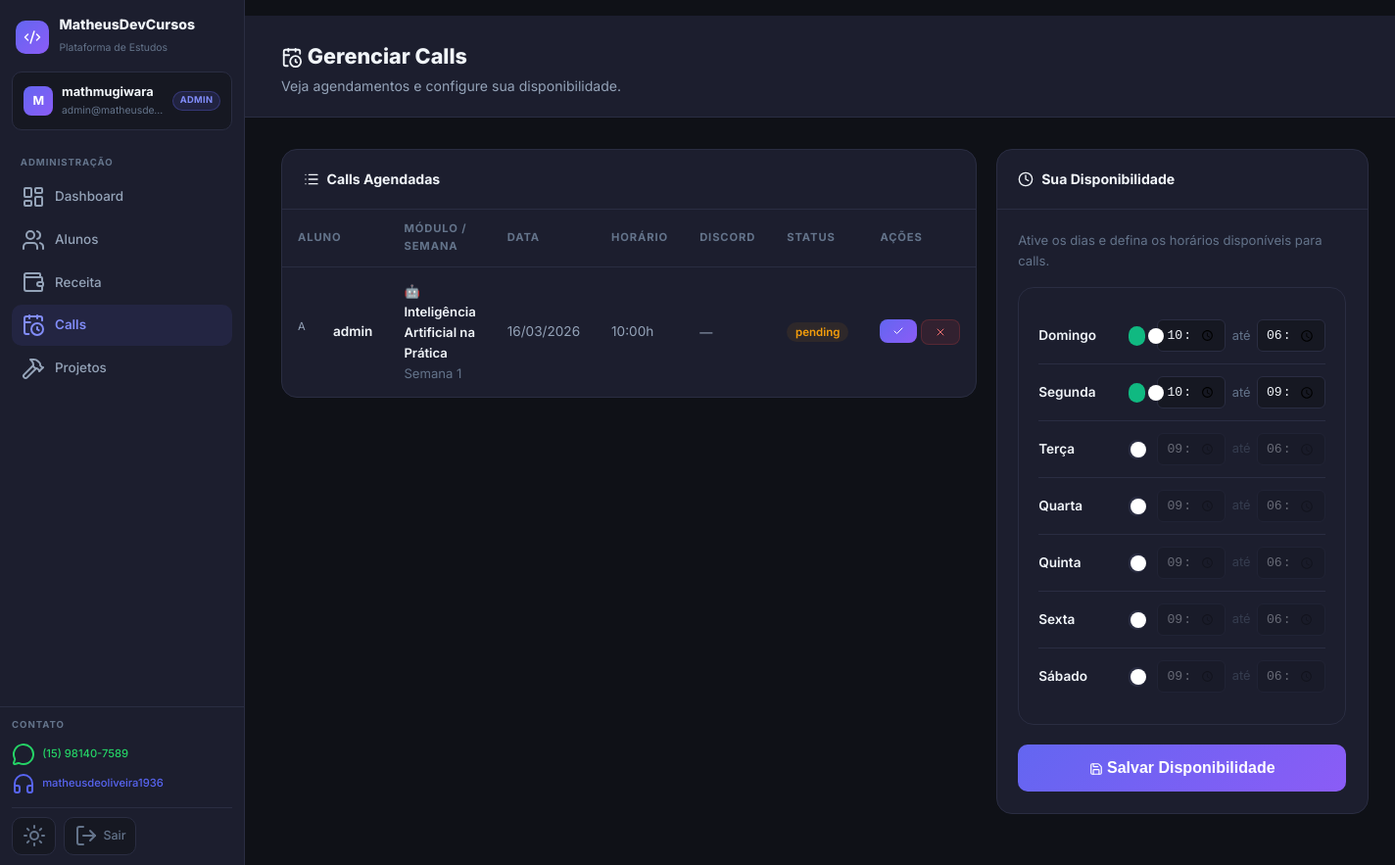
The page /admin/calls (signed in) on the database its author committed.
### app.py (models this page shows)
class User(UserMixin, db.Model):
    id = db.Column(db.Integer, primary_key=True)
    username = db.Column(db.String(80), unique=True, nullable=False)
    email = db.Column(db.String(120), unique=True, nullable=True)
    password_hash = db.Column(db.String(200), nullable=False)
    role = db.Column(db.String(20), default='student')
    created_at = db.Column(db.DateTime, default=datetime.utcnow)
    is_active_user = db.Column(db.Boolean, default=True)
    modules = db.relationship('UserModule', backref='user', lazy=True, cascade='all, delete-orphan')
    progress = db.relationship('LessonProgress', backref='user', lazy=True, cascade='all, delete-orphan')
    submissions = db.relationship('ExerciseSubmission', backref='user', lazy=True, cascade='all, delete-orphan')

class CallSchedule(db.Model):
    id = db.Column(db.Integer, primary_key=True)
    user_id = db.Column(db.Integer, db.ForeignKey('user.id'), nullable=False)
    module_id = db.Column(db.Integer, db.ForeignKey('module.id'), nullable=True)
    week_number = db.Column(db.Integer, nullable=True)
    scheduled_date = db.Column(db.Date, nullable=False)
    scheduled_time = db.Column(db.String(5), nullable=False)
    status = db.Column(db.String(20), default='pending')
    discord_username = db.Column(db.String(100))
    notes = db.Column(db.Text)
    created_at = db.Column(db.DateTime, default=datetime.utcnow)
    user_rel = db.relationship('User', backref='calls')
    module_rel = db.relationship('Module', backref='call_schedules')

class Module(db.Model):
    id = db.Column(db.Integer, primary_key=True)
    name = db.Column(db.String(200), nullable=False)
    short_name = db.Column(db.String(80))
    description = db.Column(db.Text)
    price = db.Column(db.Float, default=0.0)
    duration = db.Column(db.String(100))
    level = db.Column(db.String(50))
    color = db.Column(db.String(20), default='purple')
    icon = db.Column(db.String(10), default='🐍')
    is_active = db.Column(db.Boolean, default=True)
    lessons = db.relationship('Lesson', backref='module', lazy=True, order_by='Lesson.order')
    users = db.relationship('UserModule', backref='module', lazy=True)

class CallAvailability(db.Model):
    id = db.Column(db.Integer, primary_key=True)
    day_of_week = db.Column(db.Integer, nullable=False)
    start_time = db.Column(db.String(5), nullable=False)
    end_time = db.Column(db.String(5), nullable=False)
    is_active = db.Column(db.Boolean, default=True)

### app.py (the view)
@app.route('/admin/calls')
@admin_required
def admin_calls():
    calls = CallSchedule.query.order_by(CallSchedule.scheduled_date.desc()).all()
    availability = CallAvailability.query.order_by(CallAvailability.day_of_week).all()
    return render_template('admin/calls.html', calls=calls, availability=availability)

### app.py (called while the page is built)
@login_manager.user_loader
def load_user(user_id):
    return User.query.get(int(user_id))

def admin_required(f):
    @wraps(f)
    def decorated(*args, **kwargs):
        if not current_user.is_authenticated or current_user.role != 'admin':
            return redirect(url_for('login'))
        return f(*args, **kwargs)
    return decorated

### templates/admin/calls.html (shortened to what this page needs)
{% extends "base.html" %}
{% block content %}
<div class="page-header">
  <div class="page-header-inner" style="display:flex; align-items:center; justify-content:space-between;">
    <div>
      <h1><i data-lucide="calendar-clock" style="width:22px;height:22px;display:inline;vertical-align:middle;"></i> Gerenciar Calls</h1>
      <p>Veja agendamentos e configure sua disponibilidade.</p>
    </div>
  </div>
</div>
<div class="page-body">
<div class="page-body-inner">
  <div style="display:grid; grid-template-columns:1fr 380px; gap:1.25rem; align-items:start;">
    <div class="section-card">
      <div class="section-card-header">
        <i data-lucide="list" style="width:16px;height:16px;"></i> Calls Agendadas
      </div>
      <div>
        {% if calls %}
          <table class="data-table">
            <thead>
              <tr>
                <th>Aluno</th>
                <th>Módulo / Semana</th>
                <th>Data</th>
                <th>Horário</th>
                <th>Discord</th>
                <th>Status</th>
                <th>Ações</th>
              </tr>
            </thead>
            <tbody>
              {% for call in calls %}
                <tr>
                  <td>
                    <div style="display:flex;align-items:center;gap:0.5rem;">
                      <div class="user-avatar" style="width:28px;height:28px;font-size:0.7rem;border-radius:6px;">{{ call.user_rel.username[0].upper() }}</div>
                      <span style="font-weight:600;color:var(--text);">{{ call.user_rel.username }}</span>
                    </div>
                  </td>
                  <td style="font-size:0.82rem;">
                    {% if call.module_rel %}
                      <div style="font-weight:600;color:var(--text);">{{ call.module_rel.icon }} {{ call.module_rel.name }}</div>
                      {% if call.week_number %}<div style="color:var(--text3);">Semana {{ call.week_number }}</div>{% endif %}
                    {% else %}
                      <span style="color:var(--text3);">—</span>
                    {% endif %}
                  </td>
                  <td>{{ call.scheduled_date.strftime('%d/%m/%Y') }}</td>
                  <td>{{ call.scheduled_time }}h</td>
                  <td style="font-size:0.82rem;">{{ call.discord_username or '—' }}</td>
                  <td>
                    <span class="call-status {{ call.status }}">{{ call.status }}</span>
                  </td>
                  <td>
                    <div style="display:flex;gap:0.25rem;">
                      {% if call.status == 'pending' %}
                        <form method="POST" action="{{ url_for('admin_update_call_status') }}" style="display:inline;">
                          <button type="submit" class="btn-sm primary" title="Confirmar">
                            <i data-lucide="check" style="width:12px;height:12px;"></i>
                          </button>
                        </form>
                        <form method="POST" action="{{ url_for('admin_update_call_status') }}" style="display:inline;">
                          <button type="submit" class="btn-sm danger" title="Cancelar">
                            <i data-lucide="x" style="width:12px;height:12px;"></i>
                          </button>
                        </form>
                      {% endif %}
                    </div>
                  </td>
                </tr>
              {% endfor %}
            </tbody>
          </table>
        {% else %}
          <div class="empty-state" style="padding:2rem;">
            <i data-lucide="calendar-x" style="width:32px;height:32px;margin-bottom:0.5rem;"></i>
            <p>Nenhuma call agendada.</p>
          </div>
        {% endif %}
      </div>
    </div>
    <div class="section-card">
      <div class="section-card-header">
        <i data-lucide="clock" style="width:16px;height:16px;"></i> Sua Disponibilidade
      </div>
      <div class="section-card-body">
        <p style="font-size:0.82rem;color:var(--text3);margin-bottom:1rem;">Ative os dias e defina os horários disponíveis para calls.</p>
        {% set days_list = ['Domingo', 'Segunda', 'Terça', 'Quarta', 'Quinta', 'Sexta', 'Sábado'] %}
        {% set avail_days = {} %}
        <form method="POST" action="{{ url_for('admin_set_availability') }}">
          <div class="avail-calendar">
            {% for day_name in days_list %}
              {% set day_idx = loop.index0 %}
              {% set is_on = day_idx in avail_days %}
              <div class="avail-day-row">
                <span class="avail-day-label">{{ day_name }}</span>
                <label class="avail-toggle {{ 'on' if is_on }}" for="day_{{ day_idx }}_on" id="toggle_{{ day_idx }}" onclick="toggleAvailDay({{ day_idx }})">
                </label>
                <div class="avail-time-inputs" id="times_{{ day_idx }}" style="{{ '' if is_on else 'opacity:0.35;pointer-events:none;' }}">
                  <input type="time" name="day_{{ day_idx }}_start" value="{{ avail_days[day_idx].start if is_on else '09:00' }}">
                  <span>até</span>
                  <input type="time" name="day_{{ day_idx }}_end" value="{{ avail_days[day_idx].end if is_on else '18:00' }}">
                </div>
              </div>
            {% endfor %}
          </div>
          <div style="margin-top:1.25rem;">
            <button type="submit" class="btn-primary" style="width:100%;">
              <i data-lucide="save" style="width:14px;height:14px;display:inline;vertical-align:middle;"></i> Salvar Disponibilidade
            </button>
          </div>
        </form>
      </div>
    </div>
  </div>
</div>
</div>
{% endblock %}

### templates/base.html (shortened to what this page needs)
<!DOCTYPE html>
<html lang="pt-BR">
<head>
  <link rel="stylesheet" href="{{ url_for('static', filename='css/style.css') }}">
  <link rel="stylesheet" href="https://cdnjs.cloudflare.com/ajax/libs/codemirror/5.65.16/codemirror.min.css">
  <link rel="stylesheet" href="https://cdnjs.cloudflare.com/ajax/libs/codemirror/5.65.16/theme/dracula.min.css">
</head>
<body>
<div class="app-layout">
  <aside class="sidebar" id="sidebar">
    <div class="sb-brand">
      <a href="{{ url_for('index') }}" class="sb-brand-link">
        <div class="sb-brand-icon"><i data-lucide="code-2" style="width:18px;height:18px;color:#fff;"></i></div>
        <div class="sb-brand-text">
          <strong>MatheusDevCursos</strong>
          <span>Plataforma de Estudos</span>
        </div>
      </a>
    </div>
    <div class="sb-user">
      <div class="sb-user-avatar">{{ current_user.username[0].upper() }}</div>
      <div class="sb-user-info">
        <strong>{{ current_user.username }}</strong>
        <small>{{ current_user.email or '' }}</small>
      </div>
      {% if current_user.role == 'admin' %}
        <span class="sb-badge sb-badge-admin">Admin</span>
      {% else %}
        <span class="sb-badge sb-badge-student">Aluno</span>
      {% endif %}
    </div>
    <nav class="sb-nav">
      {% if current_user.role == 'admin' %}
        <div class="sb-section-label">Administração</div>
        <a href="{{ url_for('admin_dashboard') }}" class="sb-link{{ ' active' if request.endpoint == 'admin_dashboard' }}">
          <i data-lucide="layout-dashboard"></i><span>Dashboard</span>
        </a>
        <a href="{{ url_for('admin_students') }}" class="sb-link{{ ' active' if request.endpoint in ['admin_students', 'admin_student_detail'] }}">
          <i data-lucide="users"></i><span>Alunos</span>
        </a>
        <a href="{{ url_for('admin_revenue') }}" class="sb-link{{ ' active' if request.endpoint == 'admin_revenue' }}">
          <i data-lucide="wallet"></i><span>Receita</span>
        </a>
        <a href="{{ url_for('admin_calls') }}" class="sb-link{{ ' active' if request.endpoint == 'admin_calls' }}">
          <i data-lucide="calendar-clock"></i><span>Calls</span>
        </a>
        <a href="{{ url_for('admin_projetos') }}" class="sb-link{{ ' active' if request.endpoint == 'admin_projetos' }}">
          <i data-lucide="hammer"></i><span>Projetos</span>
        </a>
      {% endif %}
    </nav>
    <div class="sb-footer">
      <div class="sb-contact">
        <div class="sb-section-label" style="padding:0;margin-bottom:0.45rem;">Contato</div>
        <a href="https://wa.me/5515981407589" target="_blank" class="sb-contact-link sb-wa">
          <i data-lucide="message-circle"></i> (15) 98140-7589
        </a>
        <a href="https://discord.com/users/matheusdeoliveira1936" target="_blank" class="sb-contact-link sb-dc">
          <i data-lucide="headphones"></i> matheusdeoliveira1936
        </a>
      </div>
      <div class="sb-actions">
        <button class="sb-action-btn" onclick="toggleTheme()" title="Alternar tema">
          <i data-lucide="sun" class="theme-icon-light"></i>
        </button>
        <a href="{{ url_for('logout') }}" class="sb-action-btn sb-logout" title="Sair">
          <i data-lucide="log-out"></i>
          <span>Sair</span>
        </a>
      </div>
    </div>
  </aside>
  <main class="main-content">
    <div style="padding: 0 2rem; padding-top: 1rem; max-width:1100px; margin:0 auto;">
    </div>
    {% block content %}{% endblock %}
  </main>
</div>
</body>
</html>

### rows shown on the page
User: username "M", username "mathmugiwara", email "admin@matheusde…"
CallSchedule: user_rel "A", user_rel.username "admin", module_rel.icon "🤖", module_rel.name "Inteligência Artificial na Prática", week_number "1", scheduled_date "16/03/2026", scheduled_time "10:00", discord_username "—", status "pending"
CallAvailability: start_time "10:00", end_time "18:00"
CallAvailability: start_time "10:00", end_time "21:00"

### other values the page prints
{{ day_name }} "Domingo" "Segunda" "Terça" "Quarta" "Quinta" "Sexta" "Sábado"
